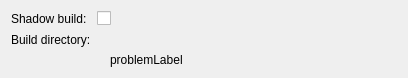
<?xml version="1.0" encoding="UTF-8"?>
<ui version="4.0">
 <class>QmakeProjectManager::Internal::QmakeProjectConfigWidget</class>
 <widget class="QWidget" name="QmakeProjectManager::Internal::QmakeProjectConfigWidget">
  <property name="geometry">
   <rect>
    <x>0</x>
    <y>0</y>
    <width>408</width>
    <height>78</height>
   </rect>
  </property>
  <layout class="QGridLayout" name="gridLayout">
   <item row="0" column="0">
    <widget class="QLabel" name="shadowBuildLabel">
     <property name="text">
      <string>Shadow build:</string>
     </property>
    </widget>
   </item>
   <item row="0" column="1">
    <widget class="QCheckBox" name="shadowBuildCheckBox">
     <property name="text">
      <string/>
     </property>
    </widget>
   </item>
   <item row="1" column="0">
    <widget class="QLabel" name="buildDirLabel">
     <property name="sizePolicy">
      <sizepolicy hsizetype="Preferred" vsizetype="Preferred">
       <horstretch>0</horstretch>
       <verstretch>0</verstretch>
      </sizepolicy>
     </property>
     <property name="text">
      <string>Build directory:</string>
     </property>
    </widget>
   </item>
   <item row="1" column="1">
    <layout class="QHBoxLayout" name="horizontalLayout">
     <item>
      <widget class="Utils::PathChooser" name="shadowBuildDirEdit" native="true">
       <property name="sizePolicy">
        <sizepolicy hsizetype="Expanding" vsizetype="Preferred">
         <horstretch>0</horstretch>
         <verstretch>0</verstretch>
        </sizepolicy>
       </property>
      </widget>
     </item>
     <item>
      <widget class="Utils::PathChooser" name="inSourceBuildDirEdit" native="true"/>
     </item>
    </layout>
   </item>
   <item row="2" column="1">
    <layout class="QHBoxLayout" name="horizontalLayout_2">
     <item>
      <widget class="QLabel" name="warningLabel">
       <property name="pixmap">
        <pixmap resource="../projectexplorer/projectexplorer.qrc">:/projectexplorer/images/compile_warning.png</pixmap>
       </property>
      </widget>
     </item>
     <item>
      <widget class="QLabel" name="problemLabel">
       <property name="sizePolicy">
        <sizepolicy hsizetype="Preferred" vsizetype="Preferred">
         <horstretch>10</horstretch>
         <verstretch>0</verstretch>
        </sizepolicy>
       </property>
       <property name="text">
        <string>problemLabel</string>
       </property>
       <property name="wordWrap">
        <bool>true</bool>
       </property>
      </widget>
     </item>
    </layout>
   </item>
  </layout>
 </widget>
 <customwidgets>
  <customwidget>
   <class>Utils::PathChooser</class>
   <extends>QWidget</extends>
   <header location="global">utils/pathchooser.h</header>
   <container>1</container>
  </customwidget>
 </customwidgets>
 <resources>
  <include location="../projectexplorer/projectexplorer.qrc"/>
 </resources>
 <connections/>
</ui>
